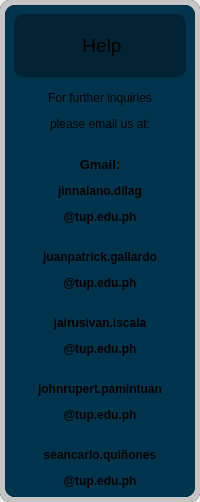
                  <widget class="QWidget" name="page_3">
                   <layout class="QVBoxLayout" name="verticalLayout_5">
                    <property name="spacing">
                     <number>0</number>
                    </property>
                    <property name="leftMargin">
                     <number>0</number>
                    </property>
                    <property name="topMargin">
                     <number>0</number>
                    </property>
                    <property name="rightMargin">
                     <number>0</number>
                    </property>
                    <property name="bottomMargin">
                     <number>0</number>
                    </property>
                    <item>
                     <widget class="QWidget" name="widget_9" native="true">
                      <property name="styleSheet">
                       <string notr="true">#widget_9{
	background-color: rgb(0, 52, 76);
	border-radius: 10px;
}</string>
                      </property>
                      <layout class="QVBoxLayout" name="verticalLayout_53">
                       <property name="spacing">
                        <number>0</number>
                       </property>
                       <property name="leftMargin">
                        <number>0</number>
                       </property>
                       <property name="topMargin">
                        <number>0</number>
                       </property>
                       <property name="rightMargin">
                        <number>0</number>
                       </property>
                       <property name="bottomMargin">
                        <number>0</number>
                       </property>
                       <item>
                        <widget class="QFrame" name="frame_41">
                         <property name="styleSheet">
                          <string notr="true">background-color: rgb(197, 197, 197);
border-radius:10px;</string>
                         </property>
                         <property name="frameShape">
                          <enum>QFrame::StyledPanel</enum>
                         </property>
                         <property name="frameShadow">
                          <enum>QFrame::Raised</enum>
                         </property>
                         <layout class="QVBoxLayout" name="verticalLayout_55">
                          <property name="spacing">
                           <number>0</number>
                          </property>
                          <property name="leftMargin">
                           <number>5</number>
                          </property>
                          <property name="topMargin">
                           <number>5</number>
                          </property>
                          <property name="rightMargin">
                           <number>5</number>
                          </property>
                          <property name="bottomMargin">
                           <number>5</number>
                          </property>
                          <item>
                           <widget class="QFrame" name="frame_42">
                            <property name="styleSheet">
                             <string notr="true">	background-color: rgb(0, 52, 76);</string>
                            </property>
                            <property name="frameShape">
                             <enum>QFrame::StyledPanel</enum>
                            </property>
                            <property name="frameShadow">
                             <enum>QFrame::Raised</enum>
                            </property>
                            <layout class="QVBoxLayout" name="verticalLayout_56">
                             <property name="spacing">
                              <number>0</number>
                             </property>
                             <property name="leftMargin">
                              <number>0</number>
                             </property>
                             <property name="topMargin">
                              <number>0</number>
                             </property>
                             <property name="rightMargin">
                              <number>0</number>
                             </property>
                             <property name="bottomMargin">
                              <number>0</number>
                             </property>
                             <item>
                              <widget class="QFrame" name="frame_43">
                               <property name="frameShape">
                                <enum>QFrame::StyledPanel</enum>
                               </property>
                               <property name="frameShadow">
                                <enum>QFrame::Raised</enum>
                               </property>
                               <layout class="QVBoxLayout" name="verticalLayout_58">
                                <item alignment="Qt::AlignTop">
                                 <widget class="QFrame" name="frame_45">
                                  <property name="frameShape">
                                   <enum>QFrame::StyledPanel</enum>
                                  </property>
                                  <property name="frameShadow">
                                   <enum>QFrame::Raised</enum>
                                  </property>
                                  <layout class="QVBoxLayout" name="verticalLayout_59">
                                   <property name="spacing">
                                    <number>0</number>
                                   </property>
                                   <property name="leftMargin">
                                    <number>0</number>
                                   </property>
                                   <property name="topMargin">
                                    <number>0</number>
                                   </property>
                                   <property name="rightMargin">
                                    <number>0</number>
                                   </property>
                                   <property name="bottomMargin">
                                    <number>0</number>
                                   </property>
                                   <item>
                                    <widget class="QLabel" name="label_8">
                                     <property name="font">
                                      <font>
                                       <pointsize>13</pointsize>
                                      </font>
                                     </property>
                                     <property name="styleSheet">
                                      <string notr="true">	background-color: rgb(0, 34, 50);	
	padding-top: 20px;
	padding-bottom: 20px;</string>
                                     </property>
                                     <property name="text">
                                      <string>&lt;html&gt;&lt;head/&gt;&lt;body&gt;&lt;p align=&quot;center&quot;&gt;&lt;span style=&quot; font-size:14pt;&quot;&gt;Help&lt;/span&gt;&lt;/p&gt;&lt;/body&gt;&lt;/html&gt;</string>
                                     </property>
                                     <property name="textFormat">
                                      <enum>Qt::RichText</enum>
                                     </property>
                                    </widget>
                                   </item>
                                   <item>
                                    <widget class="QLabel" name="label_43">
                                     <property name="text">
                                      <string>&lt;html&gt;&lt;head/&gt;&lt;body&gt;&lt;p align=&quot;center&quot;&gt;&lt;br/&gt;For further inquiries&lt;/p&gt;&lt;p align=&quot;center&quot;&gt;please email us at:&lt;/p&gt;&lt;p align=&quot;center&quot;&gt;&lt;br/&gt;&lt;span style=&quot; font-size:10pt; font-weight:600;&quot;&gt;Gmail:&lt;/span&gt;&lt;/p&gt;&lt;p align=&quot;center&quot;&gt;&lt;span style=&quot; font-weight:600;&quot;&gt;jinnalano.dilag&lt;/span&gt;&lt;/p&gt;&lt;p align=&quot;center&quot;&gt;&lt;span style=&quot; font-weight:600;&quot;&gt;@tup.edu.ph&lt;/span&gt;&lt;/p&gt;&lt;p align=&quot;center&quot;&gt;&lt;br/&gt;&lt;span style=&quot; font-weight:600;&quot;&gt;juanpatrick.gallardo&lt;/span&gt;&lt;/p&gt;&lt;p align=&quot;center&quot;&gt;&lt;span style=&quot; font-weight:600;&quot;&gt;@tup.edu.ph&lt;/span&gt;&lt;/p&gt;&lt;p align=&quot;center&quot;&gt;&lt;br/&gt;&lt;span style=&quot; font-weight:600;&quot;&gt;jairusivan.iscala&lt;/span&gt;&lt;/p&gt;&lt;p align=&quot;center&quot;&gt;&lt;span style=&quot; font-weight:600;&quot;&gt;@tup.edu.ph&lt;/span&gt;&lt;/p&gt;&lt;p align=&quot;center&quot;&gt;&lt;br/&gt;&lt;span style=&quot; font-weight:600;&quot;&gt;johnrupert.pamintuan&lt;/span&gt;&lt;/p&gt;&lt;p align=&quot;center&quot;&gt;&lt;span style=&quot; font-weight:600;&quot;&gt;@tup.edu.ph&lt;/span&gt;&lt;/p&gt;&lt;p align=&quot;center&quot;&gt;&lt;br/&gt;&lt;span style=&quot; font-weight:600;&quot;&gt;seancarlo.quiñones&lt;/span&gt;&lt;/p&gt;&lt;p align=&quot;center&quot;&gt;&lt;span style=&quot; font-weight:600;&quot;&gt;@tup.edu.ph&lt;/span&gt;&lt;/p&gt;&lt;/body&gt;&lt;/html&gt;</string>
                                     </property>
                                     <property name="textFormat">
                                      <enum>Qt::RichText</enum>
                                     </property>
                                    </widget>
                                   </item>
                                  </layout>
                                 </widget>
                                </item>
                               </layout>
                              </widget>
                             </item>
                            </layout>
                           </widget>
                          </item>
                         </layout>
                        </widget>
                       </item>
                      </layout>
                     </widget>
                    </item>
                   </layout>
                  </widget>
